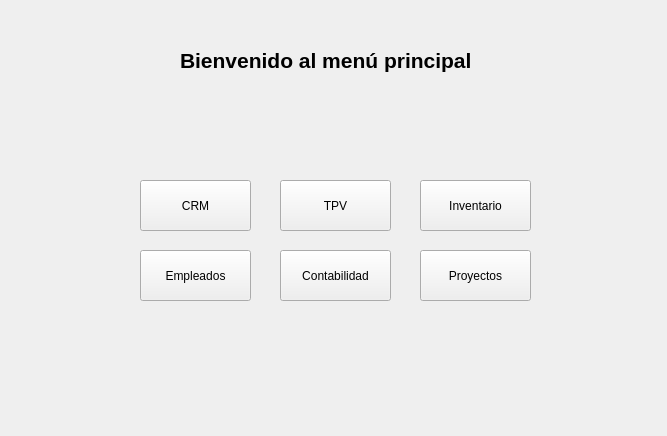
<?xml version="1.0" encoding="UTF-8"?>
<ui version="4.0">
 <class>menuPrincipal</class>
 <widget class="QMainWindow" name="menuPrincipal">
  <property name="geometry">
   <rect>
    <x>0</x>
    <y>0</y>
    <width>667</width>
    <height>436</height>
   </rect>
  </property>
  <property name="minimumSize">
   <size>
    <width>667</width>
    <height>436</height>
   </size>
  </property>
  <property name="maximumSize">
   <size>
    <width>667</width>
    <height>436</height>
   </size>
  </property>
  <property name="windowTitle">
   <string>Menú</string>
  </property>
  <widget class="QWidget" name="centralwidget">
   <widget class="QLabel" name="label">
    <property name="geometry">
     <rect>
      <x>180</x>
      <y>30</y>
      <width>301</width>
      <height>61</height>
     </rect>
    </property>
    <property name="font">
     <font>
      <pointsize>16</pointsize>
      <weight>75</weight>
      <bold>true</bold>
     </font>
    </property>
    <property name="text">
     <string>Bienvenido al menú principal</string>
    </property>
   </widget>
   <widget class="QPushButton" name="btnCrm">
    <property name="geometry">
     <rect>
      <x>140</x>
      <y>180</y>
      <width>111</width>
      <height>51</height>
     </rect>
    </property>
    <property name="text">
     <string>CRM</string>
    </property>
   </widget>
   <widget class="QPushButton" name="btnInventario">
    <property name="geometry">
     <rect>
      <x>420</x>
      <y>180</y>
      <width>111</width>
      <height>51</height>
     </rect>
    </property>
    <property name="text">
     <string>Inventario</string>
    </property>
   </widget>
   <widget class="QPushButton" name="btnEmpleados">
    <property name="geometry">
     <rect>
      <x>140</x>
      <y>250</y>
      <width>111</width>
      <height>51</height>
     </rect>
    </property>
    <property name="text">
     <string>Empleados</string>
    </property>
   </widget>
   <widget class="QPushButton" name="btnContabilidad">
    <property name="geometry">
     <rect>
      <x>280</x>
      <y>250</y>
      <width>111</width>
      <height>51</height>
     </rect>
    </property>
    <property name="text">
     <string>Contabilidad</string>
    </property>
   </widget>
   <widget class="QPushButton" name="btnProyecto">
    <property name="geometry">
     <rect>
      <x>420</x>
      <y>250</y>
      <width>111</width>
      <height>51</height>
     </rect>
    </property>
    <property name="text">
     <string>Proyectos</string>
    </property>
   </widget>
   <widget class="QPushButton" name="btnTPV">
    <property name="geometry">
     <rect>
      <x>280</x>
      <y>180</y>
      <width>111</width>
      <height>51</height>
     </rect>
    </property>
    <property name="text">
     <string>TPV</string>
    </property>
   </widget>
  </widget>
  <widget class="QMenuBar" name="menubar">
   <property name="geometry">
    <rect>
     <x>0</x>
     <y>0</y>
     <width>667</width>
     <height>21</height>
    </rect>
   </property>
  </widget>
 </widget>
 <resources/>
 <connections/>
</ui>
